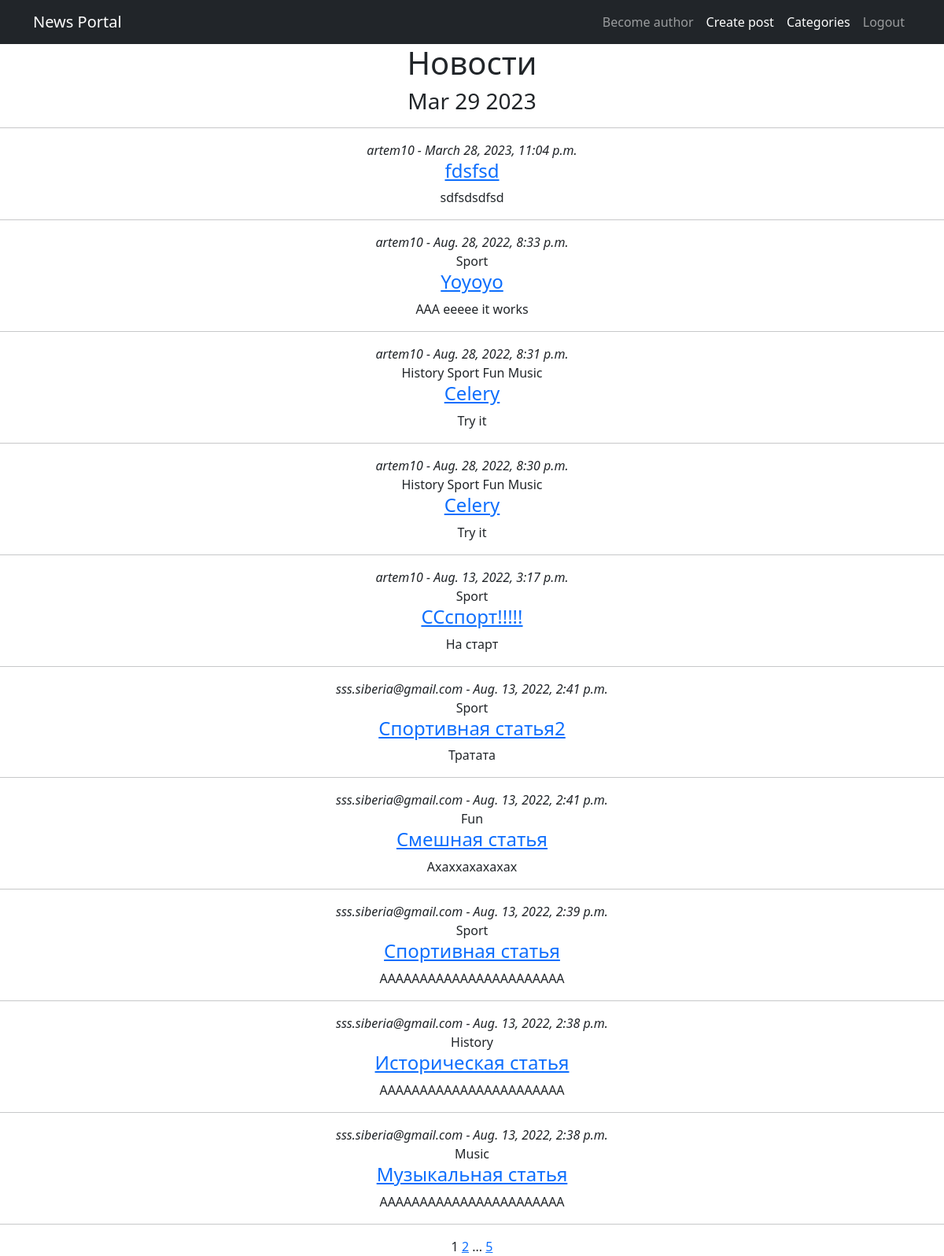
Page /news/ on the committed database.
### news/models.py (models this page shows, shortened)
class Post(models.Model):
    article = 'AR'
    news = 'NW'
    POSTKINDS = [
        (article, 'Статья'),
        (news, 'Новость')
    ]
    author = models.ForeignKey('Author', on_delete=models.CASCADE, related_name='posts')
    category = models.ManyToManyField('Category', through='PostCategory')
    post_kind = models.CharField(max_length=2,
                                 choices=POSTKINDS,
                                 default=article)
    time_create = models.DateTimeField(auto_now=True)
    title = models.CharField(max_length=255)
    text = models.TextField()
    rating = models.IntegerField(default=0)

class Author(models.Model):
    user = models.OneToOneField(User, on_delete=models.CASCADE)
    rating = models.IntegerField(default=0)
    def __str__(self):
        return f'{self.user.username}'

class Category(models.Model):
    category_name = models.CharField(max_length=50, unique=True)
    subscribers = models.ManyToManyField(User, through='CategorySubscribers', blank=True)
    def __str__(self):
        return f'{self.category_name}'

### news/views.py (the view)
# urls.py: path('', PostList.as_view(), name='post_list'),
class PostList(ListView):
    model = Post
    ordering = '-time_create'
    template_name = 'posts.html'
    context_object_name = 'posts'
    paginate_by = 10
    def get_context_data(self, **kwargs):
        context = super().get_context_data(**kwargs)
        context['time_now'] = datetime.utcnow()
        context['is_not_author'] = not self.request.user.groups.filter(name='author').exists()
        return context

### news/templatetags/custom_filters.py (called while the page is built)
@register.filter()
def censor(text):
    if not type(text) == str:
        raise ValueError('Filter censor gets strings only.')
    censed_text = ''
    words = re.findall(r'[0-9]+|[A-z]+|[А-яё]+|\S| |', text)
    for word in words:
        if word.lower() in CENS_WORDS:
            word = word[0] + '*' * (len(word) - 2) + word[-1]
        censed_text += word
    return censed_text

### news/templatetags/custom_tags.py (called while the page is built)
@register.simple_tag(takes_context=True)
def url_replace(context, **kwargs):
    d = context['request'].GET.copy()
    for k, v in kwargs.items():
        d[k] = v
    return d.urlencode()

### templates/posts.html (shortened to what this page needs)
{% extends 'flatpages/default.html' %}
{% load custom_filters %}
{% load custom_tags %}
{% block content %}
   <h1>Новости</h1>
   <h3>{{ time_now|date:'M d Y' }}</h3>
   <hr>
   {% if posts %}
       {% for post in posts %}
            <i>{{ post.author }} - </i>
            <i>{{ post.time_create }}</i>
            {% for cat in post.category.all %}
                {{ cat }}
            {% endfor %}
            <h4><a href="http://127.0.0.1:8000/news/{{post.pk}}">{{ post.title|censor }}</a></h4>
            {{ post.text|truncatewords:20|censor }}
            <hr>
       {% endfor %}
       {{ page_obj.number }}
       {% if page_obj.has_next %}
           <a href="?{% url_replace page=page_obj.next_page_number %}">{{ page_obj.next_page_number }}</a>
           {% if paginator.num_pages != page_obj.next_page_number %}
               ...
               <a href="?{% url_replace page=page_obj.paginator.num_pages %}">{{ page_obj.paginator.num_pages }}</a>
           {% endif %}
       {% endif %}
   {% else %}
       <h2>Ничего не нашлось</h2>
   {% endif %}
{% endblock content %}

### rows in the picture
Post: author "artem10", time_create "March 28, 2023, 11:04 p.m.", title|censor "fdsfsd", text|censor "sdfsdsdfsd"
Post: author "artem10", time_create "Aug. 28, 2022, 8:33 p.m.", title|censor "Yoyoyo", text|censor "ААА еееее it works"
Category: category_name "Sport"
Post: author "artem10", time_create "Aug. 28, 2022, 8:31 p.m.", title|censor "Celery", text|censor "Try it"
Category: category_name "History"
Category: category_name "Fun"
Category: category_name "Music"
Post: author "artem10", time_create "Aug. 28, 2022, 8:30 p.m.", title|censor "Celery", text|censor "Try it"
Post: author "artem10", time_create "Aug. 13, 2022, 3:17 p.m.", title|censor "ССспорт!!!!!", text|censor "На старт"
Post: author "sss.siberia@gmail.com", time_create "Aug. 13, 2022, 2:41 p.m.", title|censor "Спортивная статья2", text|censor "Тратата"
Post: author "sss.siberia@gmail.com", time_create "Aug. 13, 2022, 2:41 p.m.", title|censor "Смешная статья", text|censor "Ахаххахахахах"
Post: author "sss.siberia@gmail.com", time_create "Aug. 13, 2022, 2:39 p.m.", title|censor "Спортивная статья", text|censor "ААААААААААААААААААААААА"
Post: author "sss.siberia@gmail.com", time_create "Aug. 13, 2022, 2:38 p.m.", title|censor "Историческая статья", text|censor "ААААААААААААААААААААААА"
Post: author "sss.siberia@gmail.com", time_create "Aug. 13, 2022, 2:38 p.m.", title|censor "Музыкальная статья", text|censor "ААААААААААААААААААААААА"

### other values in the picture
{{ time_now|date:'M d Y' }} "Mar 29 2023"
{{ page_obj.number }} "1"
{{ page_obj.next_page_number }} "2"
{{ page_obj.paginator.num_pages }} "5"
